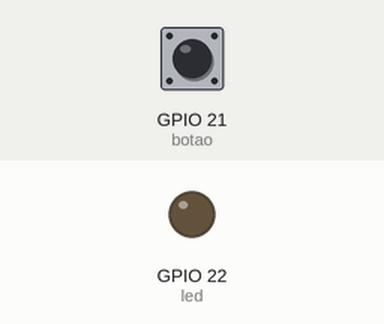
Simulated run of this sketch. Board: ESP32. Shown: output pins drawn as LEDs (lit = HIGH). Inputs (shaded band) come from the test bench; at power-on: GPIO 21 (botao) HIGH. Nothing arrives over Bluetooth unless stated.

Above: at 1.2 s.
1.3 s: GPIO 21 (botao) pulled LOW for 0.15 s
At 1.47 s:
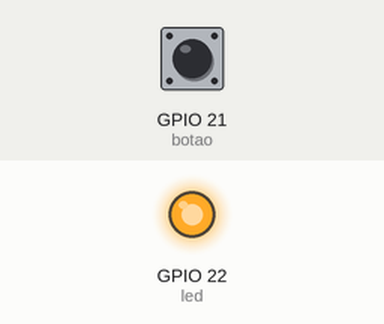
4.6 s: GPIO 21 (botao) pulled LOW for 1 s
At 8.43 s:
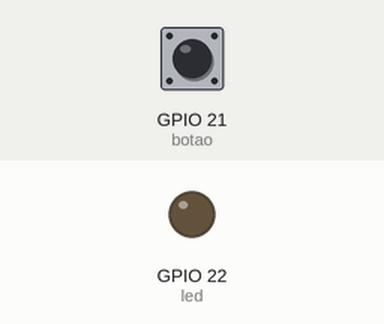
8.6 s: GPIO 21 (botao) pulled LOW for 3.2 s
At 9.3 s:
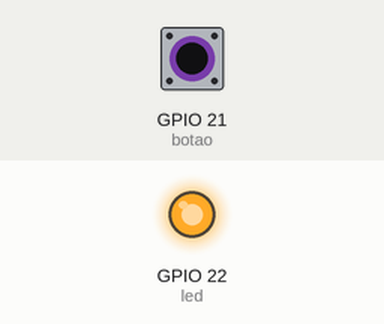
Timing chart, 0 to 14.1 s (numbered marks = the images above; inputs shaded):
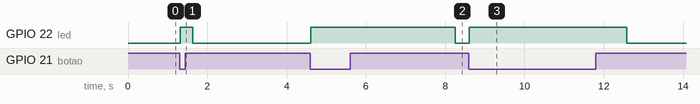

Measured:
- after the input at 1.3 s, GPIO 22 (led): LOW → HIGH at once, → LOW 0.32 s later
- after the input at 4.6 s, GPIO 22 (led): LOW → HIGH at once, → LOW 3.6 s later
- after the input at 8.6 s, GPIO 22 (led): LOW → HIGH at once, → LOW 4.0 s later

The sketch:

CODIGO_SECUREHER.ino
```cpp
#include "BluetoothSerial.h"
BluetoothSerial SerialBT;

int botao = 21;
int led = 22;
int contBotao = 0;
int valorBotao = 0;

void setup()
{
  SerialBT.begin("SECURE HER");
  pinMode(botao, INPUT_PULLUP);
  pinMode(led, OUTPUT);
  Serial.begin(115200);
}

void loop()
{

  if (Serial.available()) {
    SerialBT.write(Serial.read());
  }
  if (SerialBT.available()) {
    Serial.write(SerialBT.read());
  }
  delay(20);

  valorBotao = digitalRead(botao);
  if(valorBotao == LOW){
    digitalWrite(led, HIGH);
    contBotao++;
    delay(300);
        if(contBotao == 3){
          SerialBT.println("O botão do pânico foi acionado");
          contBotao = 0;
          delay(3000);
        }

  } else {
    digitalWrite(led, LOW);
    }


}
```
